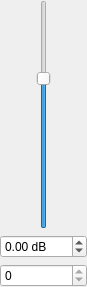
<?xml version="1.0" encoding="UTF-8"?>
<ui version="4.0">
 <class>EqBandWidget</class>
 <widget class="QWidget" name="EqBandWidget">
  <property name="geometry">
   <rect>
    <x>0</x>
    <y>0</y>
    <width>87</width>
    <height>287</height>
   </rect>
  </property>
  <property name="windowTitle">
   <string/>
  </property>
  <layout class="QVBoxLayout" name="verticalLayout">
   <property name="margin">
    <number>0</number>
   </property>
   <item>
    <layout class="QHBoxLayout" name="horizontalLayout">
     <item>
      <spacer name="horizontalSpacer">
       <property name="orientation">
        <enum>Qt::Horizontal</enum>
       </property>
       <property name="sizeHint" stdset="0">
        <size>
         <width>40</width>
         <height>20</height>
        </size>
       </property>
      </spacer>
     </item>
     <item>
      <widget class="QSlider" name="GainSlider_">
       <property name="minimum">
        <number>-24</number>
       </property>
       <property name="maximum">
        <number>12</number>
       </property>
       <property name="orientation">
        <enum>Qt::Vertical</enum>
       </property>
      </widget>
     </item>
     <item>
      <spacer name="horizontalSpacer_2">
       <property name="orientation">
        <enum>Qt::Horizontal</enum>
       </property>
       <property name="sizeHint" stdset="0">
        <size>
         <width>40</width>
         <height>20</height>
        </size>
       </property>
      </spacer>
     </item>
    </layout>
   </item>
   <item>
    <widget class="QDoubleSpinBox" name="GainBox_">
     <property name="suffix">
      <string> dB</string>
     </property>
     <property name="minimum">
      <double>-24.000000000000000</double>
     </property>
     <property name="maximum">
      <double>12.000000000000000</double>
     </property>
    </widget>
   </item>
   <item>
    <widget class="QSpinBox" name="FreqBox_">
     <property name="readOnly">
      <bool>true</bool>
     </property>
    </widget>
   </item>
  </layout>
 </widget>
 <resources/>
 <connections/>
</ui>
